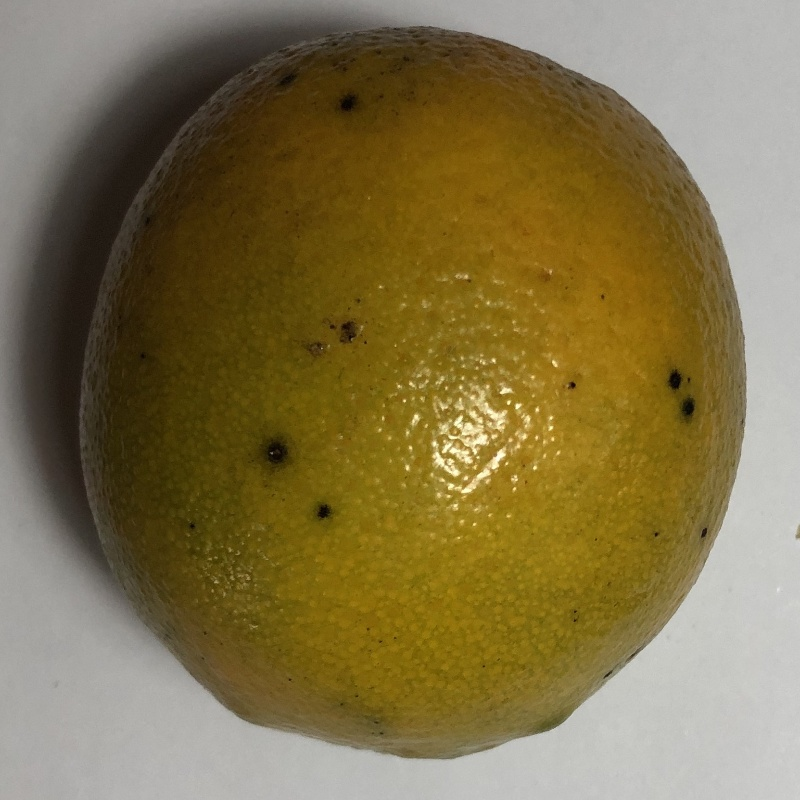
#> input picture Orange/datasets/test/Black__Spot__fruits/bsf (1031).jpg, 800 x 800 px
$ python -i segmentation.py   (imports and definitions only)
#> lines starting #> are read from the running program, lines starting #| are printed output that depends on the picture; after the words box and inside, x2 and y2 are one past the last pixel; in counts of white or black regions, pixels touching at a corner belong together
import cv2
import numpy as np
import matplotlib.pyplot as plt


class IMAGE_SEGMENTATION:

    def __init__(self,image) -> None:
        self.image=image

    def AnalyzeImage(self):
        filtered_image = cv2.GaussianBlur(self.image, (3, 3), 0)
        img_lab = cv2.cvtColor(filtered_image, cv2.COLOR_RGB2LAB)
#> img_lab: shape (800, 800, 3); mean of channels 0, 1, 2 122.9, 129.7, 151.9
        img_hsv = cv2.cvtColor(filtered_image, cv2.COLOR_RGB2HSV)
#> img_hsv: shape (800, 800, 3); mean H, S, V 23.1, 129.9, 129.2

        # Lab Channel
        L = img_lab[:, :, 0]
        a = img_lab[:, :, 1]
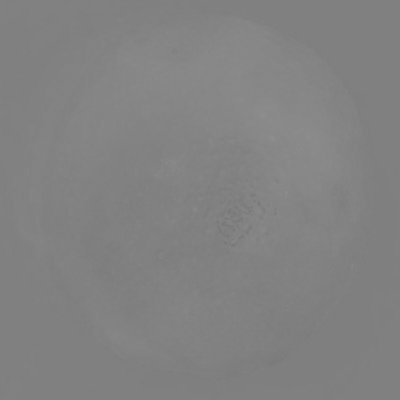
#> a: shape (800, 800) (shown at 1/2 size); min 119, max 142, mean 129.7
        b = img_lab[:, :, 2]
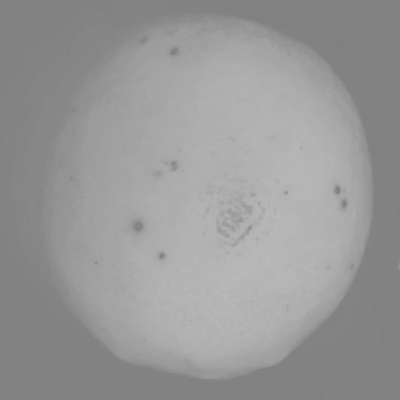
#> b: shape (800, 800) (shown at 1/2 size); min 127, max 185, mean 151.9
        # fig, ax = plt.subplots(1,3, figsize=(15,4))
        # ax[0].imshow(L)
        # ax[1].imshow(a)
        # ax[2].imshow(b)
        # fig.suptitle("Lab")
        # plt.show()

        # HSV Channel
        H = img_hsv[:, :, 0]
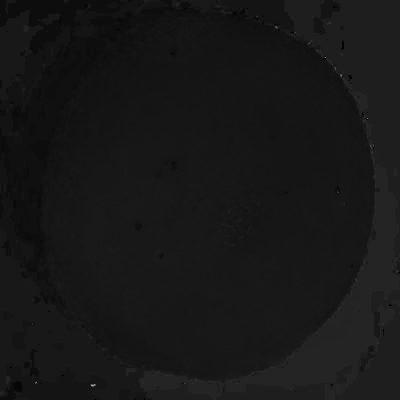
#> H: shape (800, 800) (shown at 1/2 size); min 0, max 175, mean 23.1
        S = img_hsv[:, :, 1]
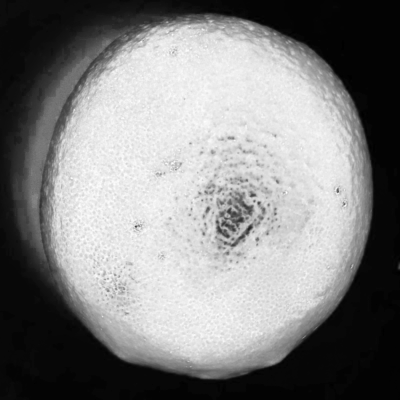
#> S: shape (800, 800) (shown at 1/2 size); min 0, max 255, mean 129.9
        V = img_hsv[:, :, 2]
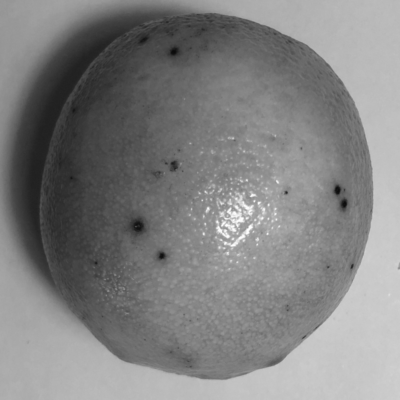
#> V: shape (800, 800) (shown at 1/2 size); min 10, max 255, mean 129.2
        # fig, ax = plt.subplots(1,3, figsize=(15,4))
        # ax[0].imshow(H)
        # ax[1].imshow(S)
        # ax[2].imshow(V)
        # fig.suptitle("HSV")
        # plt.show()


        pixel_vals = b.flatten()
        pixel_vals = np.float32(pixel_vals)
        criteria = (cv2.TERM_CRITERIA_EPS + cv2.TERM_CRITERIA_MAX_ITER, 10, 1.0)

        # Forming the clusters
        K = 2
        retval, labels, centers = cv2.kmeans(pixel_vals, K, None, criteria, 10, cv2.KMEANS_RANDOM_CENTERS)
#> retval = 34112836.2; centers = [169.7, 132.6]
        centers = np.uint8(centers)
#> centers = [169, 132]
        segmented_data = centers[labels.flatten()]
        segmented_image = segmented_data.reshape((b.shape))
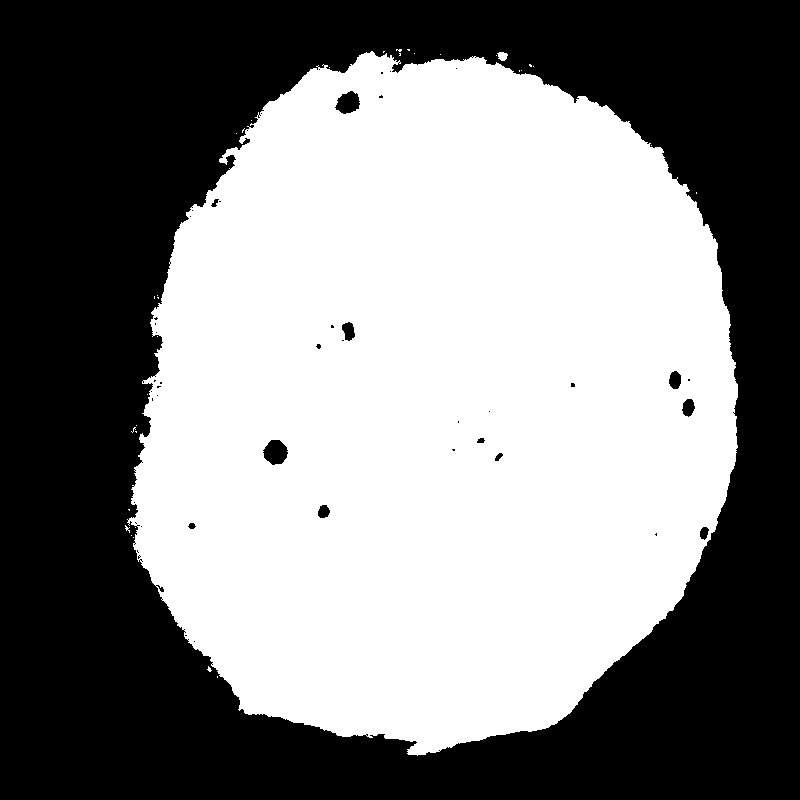
#> segmented_image: shape (800, 800); values 132 (black) and 169 (white), 51.6% white; 47 black regions (35 under 20 px), largest, box (x1, y1, x2, y2) and area: (0, 0, 800, 800) 308098, (263, 440, 288, 465) 457, (335, 91, 360, 114) 395

        mask1=np.where(segmented_image==segmented_image[0][0],0,1)
        # fig, ax = plt.subplots(1,3, figsize=(15,4))
        # ax[0].imshow(mask1)


        # Masking with HSV value
        low=np.array([0,25,23])
        high=np.array([50,255,255])
        mask2=cv2.inRange(img_hsv,low,high)
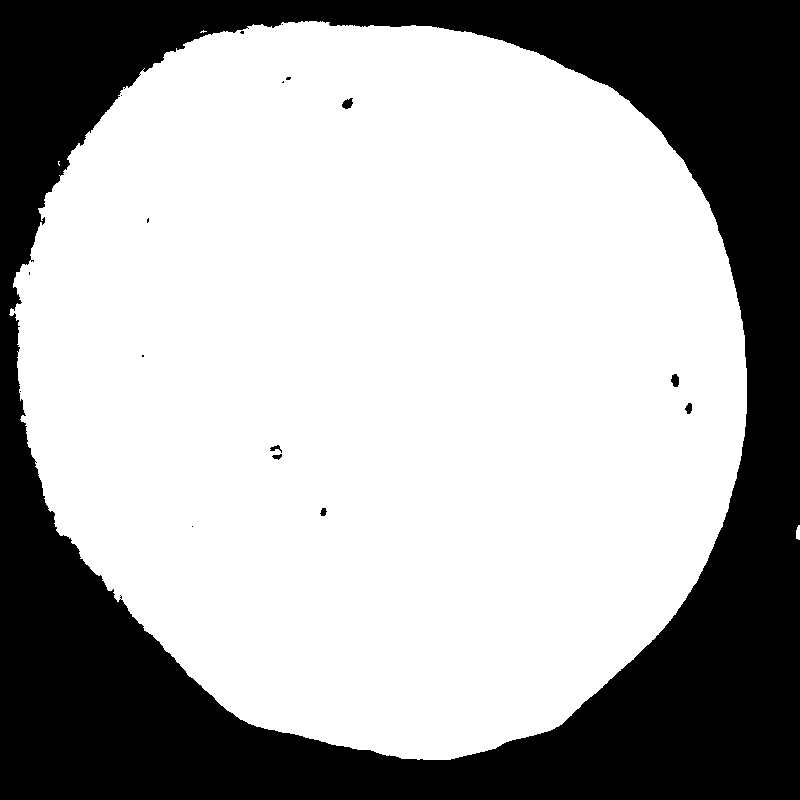
#> mask2: shape (800, 800); 66.7% white; 17 black regions (10 under 20 px), largest, box (x1, y1, x2, y2) and area: (0, 0, 800, 800) 212758, (342, 98, 353, 109) 82, (671, 374, 679, 387) 80
        mask2=(mask2/255).astype("int32")
        # ax[1].imshow(mask2)

        # Bitwise or between two masks
        mask=cv2.bitwise_or(mask1,mask2)
        # ax[2].imshow(mask)

        return mask

    # [13 lines left out: function Segmentation, not called in this run]

>>> import cv2
>>> picture = cv2.cvtColor(cv2.imread('../Orange/datasets/test/Black__Spot__fruits/bsf (1031).jpg'), cv2.COLOR_BGR2RGB)
>>> result = IMAGE_SEGMENTATION(picture).AnalyzeImage()

$ run again, on Orange/datasets/test/Black__Spot__fruits/bsf (1044).jpg
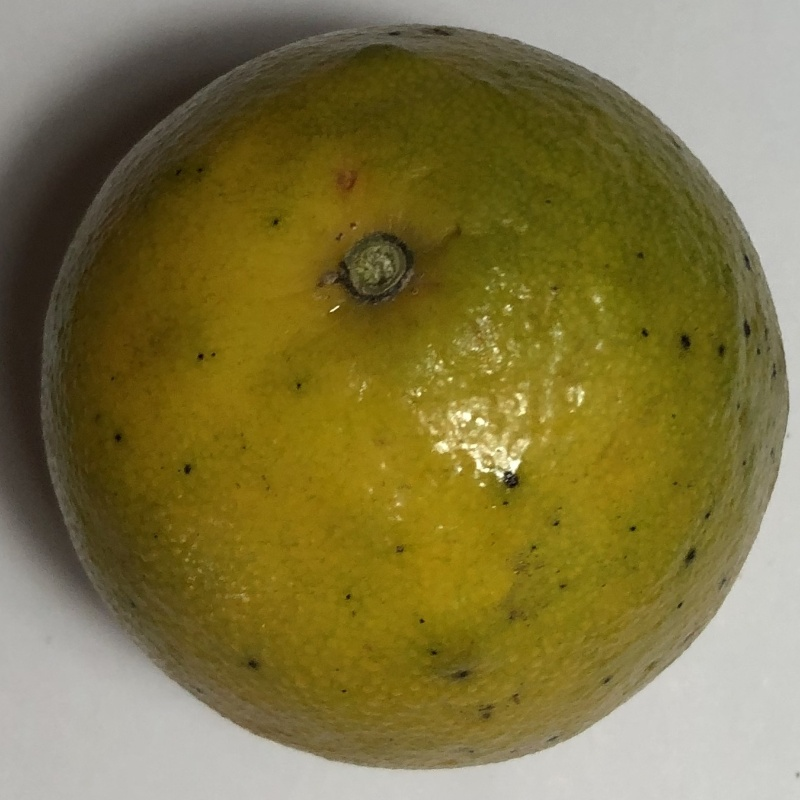
#> input picture Orange/datasets/test/Black__Spot__fruits/bsf (1044).jpg, 800 x 800 px
#> img_lab: shape (800, 800, 3); mean of channels 0, 1, 2 124.1, 126.8, 155.8
#> img_hsv: shape (800, 800, 3); mean H, S, V 25, 141, 127.8
#> in AnalyzeImage, `S = img_hsv[:, :, 1]`:
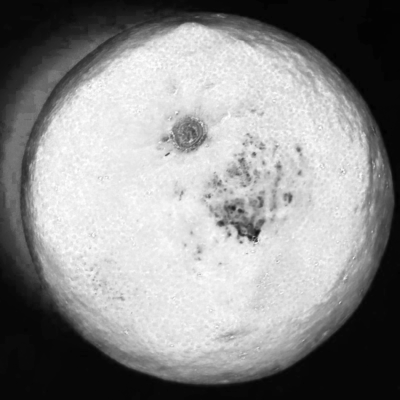
#> S: shape (800, 800) (shown at 1/2 size); min 0, max 255, mean 141
#> in AnalyzeImage, `retval, labels, centers = cv2.kmeans(pixel_vals, K, None, criteria, 10..`: retval = 38247369.1; centers = [171.7, 134.8]
#> in AnalyzeImage, `centers = np.uint8(centers)`: centers = [171, 134]
#> segmented_image: shape (800, 800); values 134 (black) and 171 (white), 56.9% white; 57 black regions (40 under 20 px), largest, box (x1, y1, x2, y2) and area: (0, 0, 800, 800) 270376, (323, 232, 418, 307) 4158, (496, 459, 519, 488) 389
#> in AnalyzeImage, `mask2=cv2.inRange(img_hsv,low,high)`:
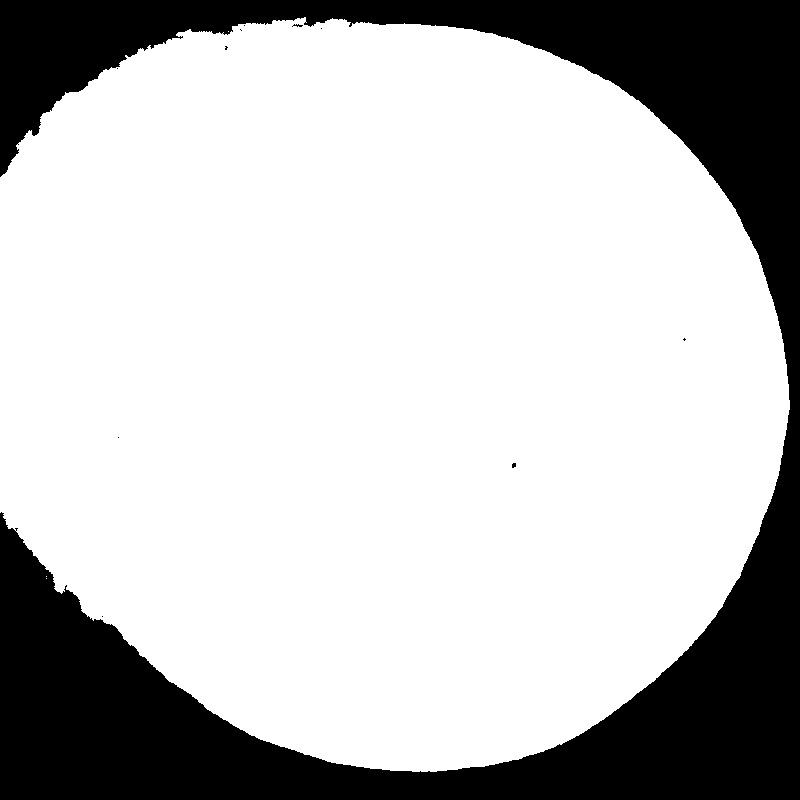
#> mask2: shape (800, 800); 75% white; 11 black regions (10 under 20 px), largest, box (x1, y1, x2, y2) and area: (0, 0, 800, 800) 159961

$ run again, on Orange/datasets/test/Black__Spot__fruits/bsf (114).jpg
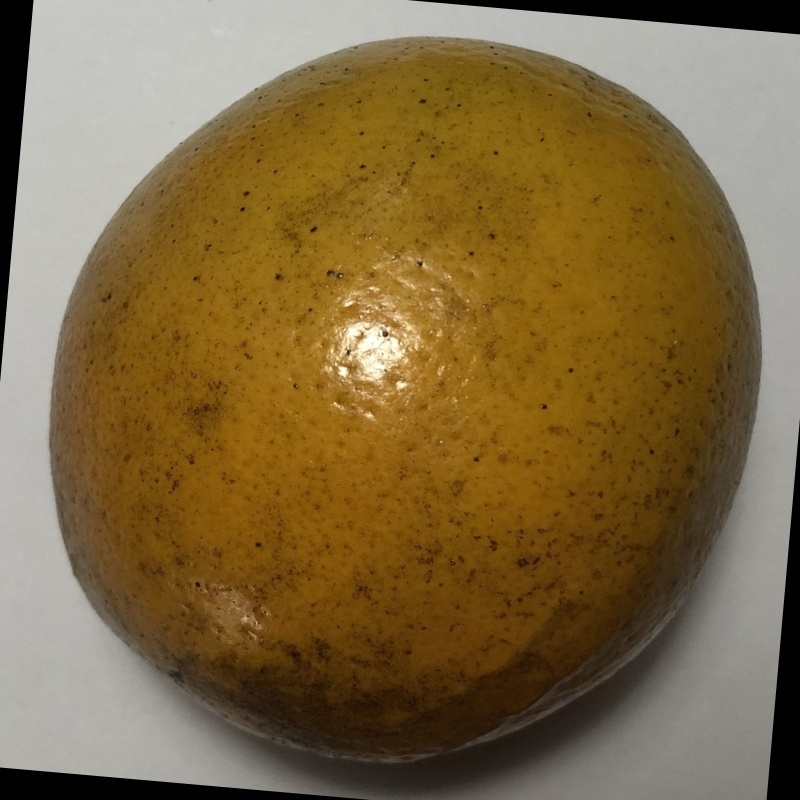
#> input picture Orange/datasets/test/Black__Spot__fruits/bsf (114).jpg, 800 x 800 px
#> img_lab: shape (800, 800, 3); mean of channels 0, 1, 2 115.7, 133.5, 152.5
#> img_hsv: shape (800, 800, 3); mean H, S, V 21.1, 134.1, 127.4
#> in AnalyzeImage, `V = img_hsv[:, :, 2]`:
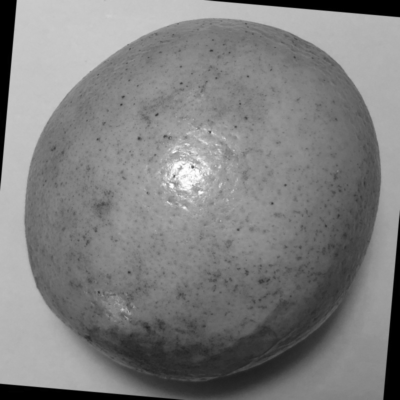
#> V: shape (800, 800) (shown at 1/2 size); min 0, max 255, mean 127.4
#> in AnalyzeImage, `retval, labels, centers = cv2.kmeans(pixel_vals, K, None, criteria, 10..`: retval = 26712670.6; centers = [169.5, 133.8]
#> in AnalyzeImage, `centers = np.uint8(centers)`: centers = [169, 133]
#> segmented_image: shape (800, 800); values 133 (black) and 169 (white), 52.6% white; 63 black regions (53 under 20 px), largest, box (x1, y1, x2, y2) and area: (0, 0, 800, 800) 301377, (347, 323, 401, 379) 1547, (316, 640, 329, 662) 157
#> in AnalyzeImage, `mask2=cv2.inRange(img_hsv,low,high)`:
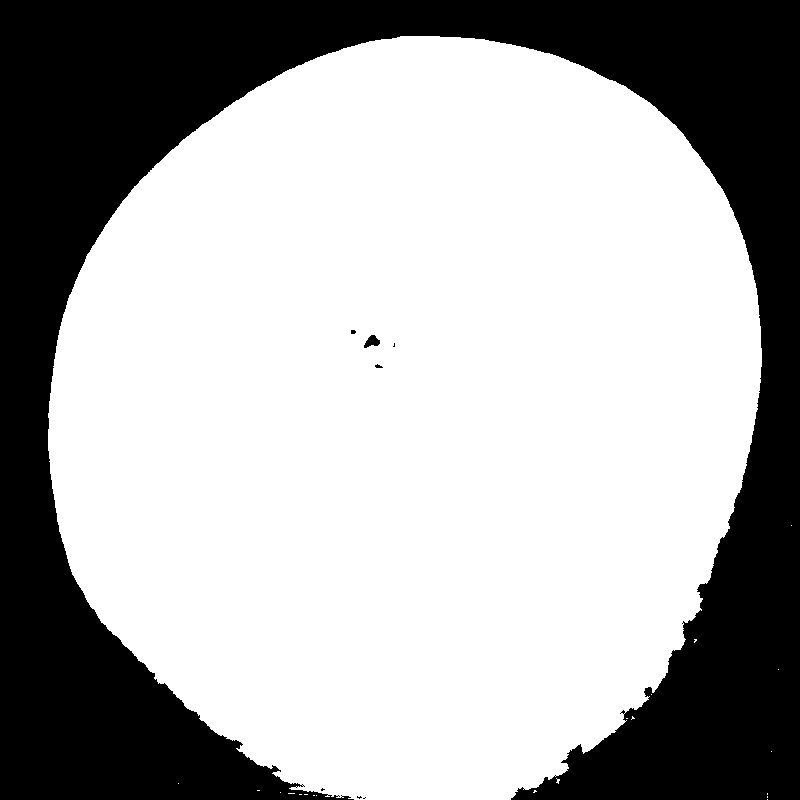
#> mask2: shape (800, 800); 67% white; 8 black regions (5 under 20 px), largest, box (x1, y1, x2, y2) and area: (0, 0, 800, 800) 211311, (364, 335, 380, 348) 125, (375, 364, 383, 368) 20
